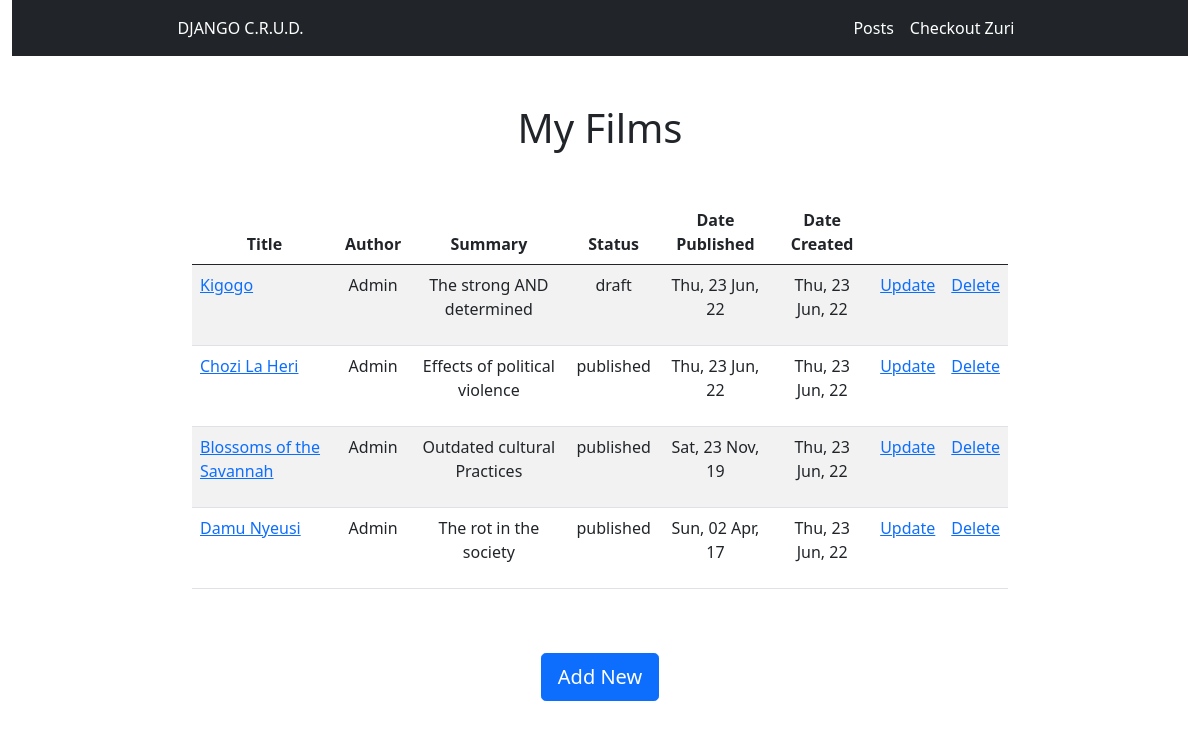
Screenshot of /blog/ with the database file from the repository.
### blog/models.py (models this page shows, shortened)
class Post(models.Model):
    STATUS_CHOICES = (
        ("draft", "Draft"),
        ("published", "Published")
    )
    title = models.CharField(max_length=250)
    slug = models.SlugField(max_length=300, unique=True, editable=False)
    author = models.ForeignKey(
        get_user_model(), on_delete=models.CASCADE, related_name="blog_posts"
    )
    body = models.TextField()
    publish = models.DateTimeField(default=timezone.now)
    created = models.DateTimeField(auto_now_add=True)
    updated = models.DateTimeField(auto_now=True)
    status = models.CharField(
        max_length=10, choices=STATUS_CHOICES, default="draft"
    )
    class Meta:
        ordering = ("-publish",)
    def get_absolute_url(self):
        return reverse("blog:post_detail", kwargs={"slug": self.slug})

### blog/views.py (the view)
# urls.py: path("", views.PostListView.as_view(), name="all"),
class PostListView(ListView):
    model = Post
    template_name = "blog/post_list.html"

### blog/templates/blog/post_list.html (shortened to what this page needs)
{% extends 'base.html' %}
{% block content %}
<div class="container d-flex mt-5" style="width: 70%;">
    <div class="col">
        <h1 class="text-center">My Films</h1>
        <table class="table table-striped mt-5">
            <thead>
                <tr>
                    <th class="text-center" scope="col">Title</th>
                    <th class="text-center" scope="col">Author</th>
                    <th class="text-center" scope="col">Summary</th>
                    <th class="text-center" scope="col">Status</th>
                    <th class="text-center" scope="col">Date Published</th>
                    <th class="text-center" scope="col">Date Created</th>
                    <th></th>
                    <th></th>
                </tr>
            </thead>
            <tbody>
                {% for post in post_list %}
                <tr>
                    <td class="ml-5"><a href="{{post.get_absolute_url}}">{{post.title}}</a></td>
                    <td class="text-center">{{post.author}}</td>
                    <td class="text-center">{{post.body|truncatewords:30|linebreaks}}</td>
                    <td class="text-center">{{post.status}}</td>
                    <td class="text-center">{{post.publish|date:"D, d M, y"}}</td>
                    <td class="text-center">{{post.created|date:"D, d M, y"}}</td>
                    <td><a href="{% url 'blog:post_update' post.slug %} ">Update</a></td>
                    <td><a href="{% url 'blog:post_delete' post.slug %}">Delete</a></td>
                </tr>
            {% endfor %}
            </tbody>
        </table>
        <div class="d-flex justify-content-center">
            <a href="{% url 'blog:post_create' %}" class="d-block btn btn-primary btn-lg my-5">Add New</a>
        </div>
    </div>
</div>
{% endblock content %}

### blog/templates/base.html (shortened to what this page needs)
<!DOCTYPE HTML>
<html lang="en">
<head>
<link href="https://cdn.jsdelivr.net/npm/bootstrap@5.0.2/dist/css/bootstrap.min.css" rel="stylesheet">
</head>
<body>
<div class="container-fluid">
    <nav class="navbar navbar-expand-lg navbar-dark bg-dark">
        <div class="d-flex justify-content-between px-5 mx-auto" style="width: 80%;">
            <span class="navbar-text text-white">DJANGO C.R.U.D.</span>
            <ul class="navbar-nav mr-auto">
                <li class="nav-item active">
                    <a class="nav-link active" href="{% url 'blog:all' %}">Posts</a>
                </li>
                <li class="nav-item active">
                    <a class="nav-link active" href="https://zuri.team/" target="_blank">Checkout Zuri</a>
                </li>
            </ul>
        </div>
    </nav>
</div>
{% block content %}
{% endblock content %}
</body>
</html>

### rows the page displays
Post: title "Kigogo", author "Admin", body "The strong AND determined", status "draft", publish "Thu, 23 Jun, 22", created "Thu, 23 Jun, 22"
Post: title "Chozi La Heri", author "Admin", body "Effects of political violence", status "published", publish "Thu, 23 Jun, 22", created "Thu, 23 Jun, 22"
Post: title "Blossoms of the Savannah", author "Admin", body "Outdated cultural Practices", status "published", publish "Sat, 23 Nov, 19", created "Thu, 23 Jun, 22"
Post: title "Damu Nyeusi", author "Admin", body "The rot in the society", status "published", publish "Sun, 02 Apr, 17", created "Thu, 23 Jun, 22"
